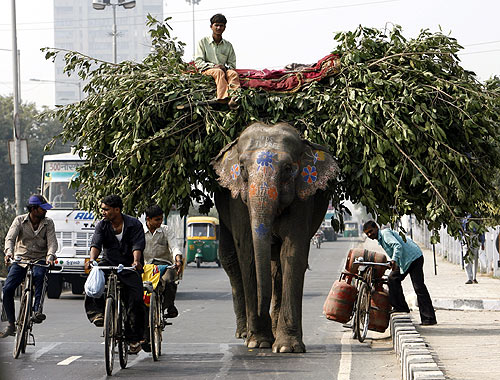
#> input picture Assignment2.jpg, 500 x 380 px, found by its file name
$ python Image.py
#> lines starting #> are read from the running program, lines starting #| are printed output that depends on the picture; after the words box and inside, x2 and y2 are one past the last pixel; in counts of white or black regions, pixels touching at a corner belong together
# Devansh Srivastava 21UCS061
# Dhruv Patel        21UCS068
import cv2 as cv
import numpy as np
from queue import Queue


def coloring():
    # Performing AND operation to extract the color image of the elephant from the mask created using largest component
    rows, columns = (img.shape[0], img.shape[1])
    # Dummy color image for white color
    output = 255*np.ones((rows, columns, 3), np.uint8)
    for i in range(rows):
        for j in range(columns):
            if (img[i][j] == 255):
                output[i][j] = rgb_img[i][j]
    # Return portion of elephant
    return output


def dilation():
    # Define the kernel size and padding size
    kernel_size = 3
    padding_size = kernel_size // 2

    # Create the structuring element
    kernel = np.ones((kernel_size, kernel_size), np.uint8)

    # Create an empty output image with padding
    padded_img = np.zeros((img.shape[0] + 2*padding_size,
                           img.shape[1] + 2*padding_size), np.uint8)

# Copy the input image into the output image with padding
    padded_img[padding_size:-padding_size,
               padding_size:-padding_size] = img

    output = np.zeros((img.shape[0],
                       img.shape[1]), np.uint8)
    # Iterate over each pixel in the input image
    for i in range(padding_size, padded_img.shape[0]-padding_size):
        for j in range(padding_size, padded_img.shape[1]-padding_size):

            # Check if the kernel can be centered on the current pixel
            if np.max(padded_img[i-padding_size:i+padding_size+1, j-padding_size:j+padding_size + 1] * kernel) > 0:

                # If so, set the output pixel to white
                output[i-padding_size, j-padding_size] = 255
# Return the dilated image
    return output


def erosion():
    # Define the kernel size and padding size
    kernel_size = 3
    padding_size = kernel_size // 2

    # Create the structuring element
    kernel = np.ones((kernel_size, kernel_size), np.uint8)

    # Create an empty output image with padding
    padded_img = np.zeros((img.shape[0] + 2*padding_size,
                           img.shape[1] + 2*padding_size), np.uint8)

# Copy the input image into the output image with padding
    padded_img[padding_size:-padding_size,
               padding_size:-padding_size] = img

    output = np.zeros((img.shape[0],
                       img.shape[1]), np.uint8)
    # Iterate over each pixel in the input image
    for i in range(padding_size, padded_img.shape[0]-padding_size):
        for j in range(padding_size, padded_img.shape[1]-padding_size):

            # Check if the kernel can be centered on the current pixel
            if np.sum(padded_img[i-padding_size:i+padding_size+1, j-padding_size:j+padding_size + 1] * kernel) == 2295:

                # If so, set the output pixel to white
                output[i-padding_size, j-padding_size] = 255
# Return the eroded image
    return output


def largest_connected_component():

    # Creating an empty queue
    q = Queue(maxsize=0)

    # Empty 2D image for checking whether pixel already visited or not
    checker = np.zeros_like(img)

    # Empty list for storing connected components
    temp = []

    # Empty list for storing the coordinates inside the largest connected component
    final = []

    # Stores no of elements in connected components of the image
    max_size = temp_size = 0

    for i in range(1, img.shape[0]-1):
        for j in range(1, img.shape[1]-1):
            if (img[i][j] == 0):
                if (temp_size > max_size):
                    final = temp.copy()
                    max_size = temp_size
                temp_size = 0
                continue
            if (checker[i][j] == 255):
                continue
            if (img[i][j] == 255):
                temp = []
                q.put([i, j])

                # Enqueue the elements only if pixel not visited and pixel is of white color
                # Dequeue the elements if pixel already visited or color has been changed from black to white
                while (q.empty() != True):
                    x = q.get()
                    row = x[0]
                    column = x[1]
                    if (checker[row][column] == 255):
                        continue
                    checker[row][column] = 255
                    temp_size = temp_size+1
                    temp.append(x)
                    # Checking the 4 nearest connected pixels
                    if ((row+1) < img.shape[0]-1 and checker[row+1][column] == 0 and img[row+1][column] == 255):
                        q.put([row+1, column])
                    if ((row-1) > 0 and checker[row-1][column] == 0 and img[row-1][column] == 255):
                        q.put([row-1, column])
                    if ((column+1) < img.shape[1]-1 and checker[row][column+1] == 0 and img[row][column+1] == 255):
                        q.put([row, column+1])
                    if ((column-1) > 0 and checker[row][column-1] == 0 and img[row][column-1] == 255):
                        q.put([row, column-1])

    # 2D image to store the largest connected component in the image
    largest_component = np.zeros_like(img)
    for i in range(0, max_size):
        x = (final[i])[0]
        y = (final[i])[1]
        largest_component[x][y] = 255

    return largest_component


def hsvtobinary():

    # Dummy 2D image to store black and white image of the HSV image
    dummy_img = np.zeros((hsv_img.shape[0], hsv_img.shape[1]), np.uint8)

# Conversion of image from HSV to black and white image using thresholding
    for i in range(dummy_img.shape[0]):
        for j in range(dummy_img.shape[1]):
            if (0 <= hsv_img[i, j, 0] <= 28 and 60 <= hsv_img[i, j, 1] <= 75 and 0 <= hsv_img[i, j, 2] <= 200):
                dummy_img[i, j] = 255

# Return the binary image
    return dummy_img


# Load the image
rgb_img = cv.imread(
    'D:\opencv\DIP\Assignment_2\Assignment2.jpg', cv.IMREAD_UNCHANGED)
#> rgb_img is the input picture: shape (380, 500, 3); mean B, G, R 109.5, 118.3, 120.8
hsv_img = cv.cvtColor(rgb_img, cv.COLOR_BGR2HSV)
#> hsv_img: shape (380, 500, 3); mean H, S, V 50.7, 68.1, 123.7

img = hsvtobinary()
#> after the loop in hsvtobinary, `for i in range(dummy_img.shape[0]):`:
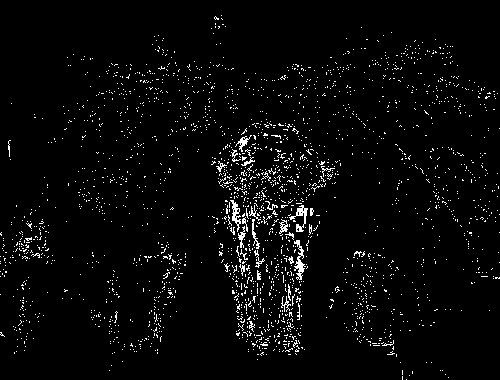
#> dummy_img: shape (380, 500); 3.3% white in thin lines or dots

# Iterating twice to dilate the image and minimize the gaps
for i in range(2):
    img = dilation()

# Storing the largest connected component in the image
img = largest_connected_component()
#> after the loop in largest_connected_component, `for i in range(1, img.shape[0]-1):`:
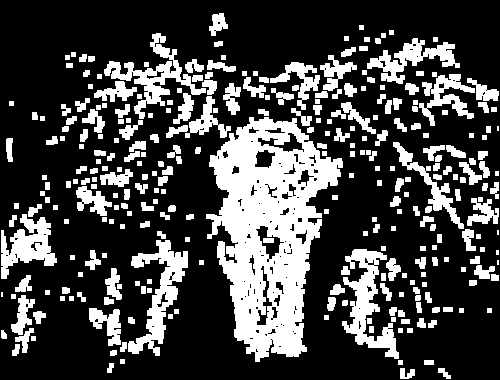
#> checker: shape (380, 500); 27.3% white; 303 white regions (5 under 20 px), largest, box (x1, y1, x2, y2) and area: (206, 117, 343, 362) 17929, (342, 249, 399, 359) 2451, (128, 240, 188, 356) 2425
#> after the loop in largest_connected_component, `for i in range(0, max_size):`:
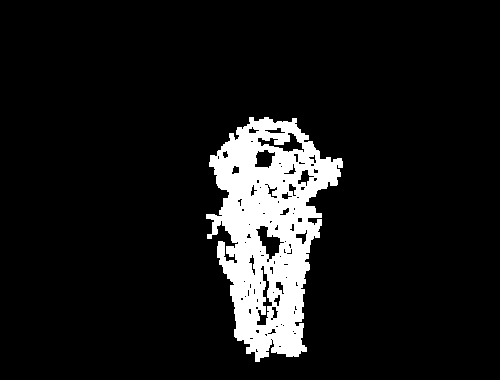
#> largest_component: shape (380, 500); 9.4% white; 1 white region, box (x1, y1, x2, y2) and area: (206, 117, 343, 362) 17929

cv.imshow("Mask", img)
cv.waitKey(0)

# Performing closing operation
for i in range(1, 8):
    img = dilation()

for i in range(1, 4):
    img = erosion()

# Final colored component of the elephant
elephant = coloring()
#> after the loop in coloring, `for i in range(rows):`:
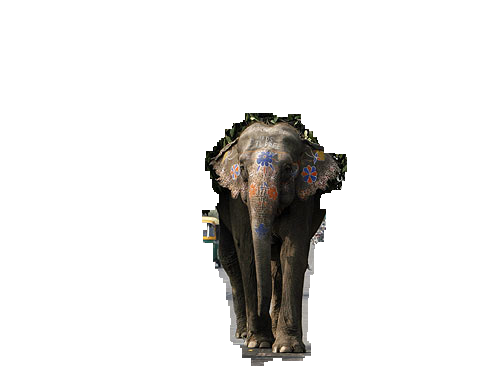
#> output: shape (380, 500, 3); mean B, G, R 229.8, 231.1, 231.9

cv.imshow("Colored image of elephant", elephant)
cv.waitKey(0)
cv.destroyAllWindows
